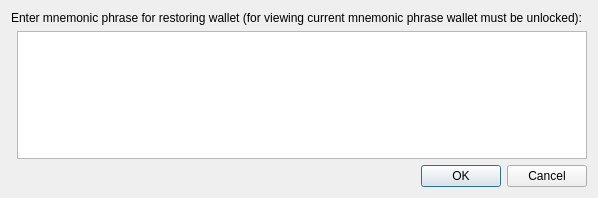
<?xml version="1.0" encoding="UTF-8"?>
<ui version="4.0">
 <class>HdSeedDialog</class>
 <widget class="QDialog" name="HdSeedDialog">
  <property name="geometry">
   <rect>
    <x>0</x>
    <y>0</y>
    <width>598</width>
    <height>198</height>
   </rect>
  </property>
  <property name="sizePolicy">
   <sizepolicy hsizetype="Preferred" vsizetype="Minimum">
    <horstretch>0</horstretch>
    <verstretch>0</verstretch>
   </sizepolicy>
  </property>
  <property name="minimumSize">
   <size>
    <width>550</width>
    <height>0</height>
   </size>
  </property>
  <property name="windowTitle">
   <string>Mnemonic Phrase Dialog</string>
  </property>
  <layout class="QVBoxLayout" name="verticalLayout">
   <property name="sizeConstraint">
    <enum>QLayout::SetMinimumSize</enum>
   </property>
   <item>
    <widget class="QLabel" name="label">
     <property name="text">
      <string>Enter mnemonic phrase for restoring wallet (for viewing current mnemonic phrase wallet must be unlocked):</string>
     </property>
    </widget>
   </item>
   <item>
    <layout class="QFormLayout" name="formLayout">
     <property name="sizeConstraint">
      <enum>QLayout::SetMinimumSize</enum>
     </property>
     <property name="fieldGrowthPolicy">
      <enum>QFormLayout::AllNonFixedFieldsGrow</enum>
     </property>
     <property name="horizontalSpacing">
      <number>6</number>
     </property>
     <property name="verticalSpacing">
      <number>6</number>
     </property>
     <item row="0" column="1">
      <widget class="QPlainTextEdit" name="hdseed"/>
     </item>
    </layout>
   </item>
   <item>
    <widget class="QDialogButtonBox" name="buttonBox">
     <property name="orientation">
      <enum>Qt::Horizontal</enum>
     </property>
     <property name="standardButtons">
      <set>QDialogButtonBox::Cancel|QDialogButtonBox::Ok</set>
     </property>
    </widget>
   </item>
  </layout>
 </widget>
 <resources/>
 <connections>
  <connection>
   <sender>buttonBox</sender>
   <signal>accepted()</signal>
   <receiver>HdSeedDialog</receiver>
   <slot>accept()</slot>
  </connection>
  <connection>
   <sender>buttonBox</sender>
   <signal>rejected()</signal>
   <receiver>HdSeedDialog</receiver>
   <slot>reject()</slot>
  </connection>
 </connections>
</ui>
